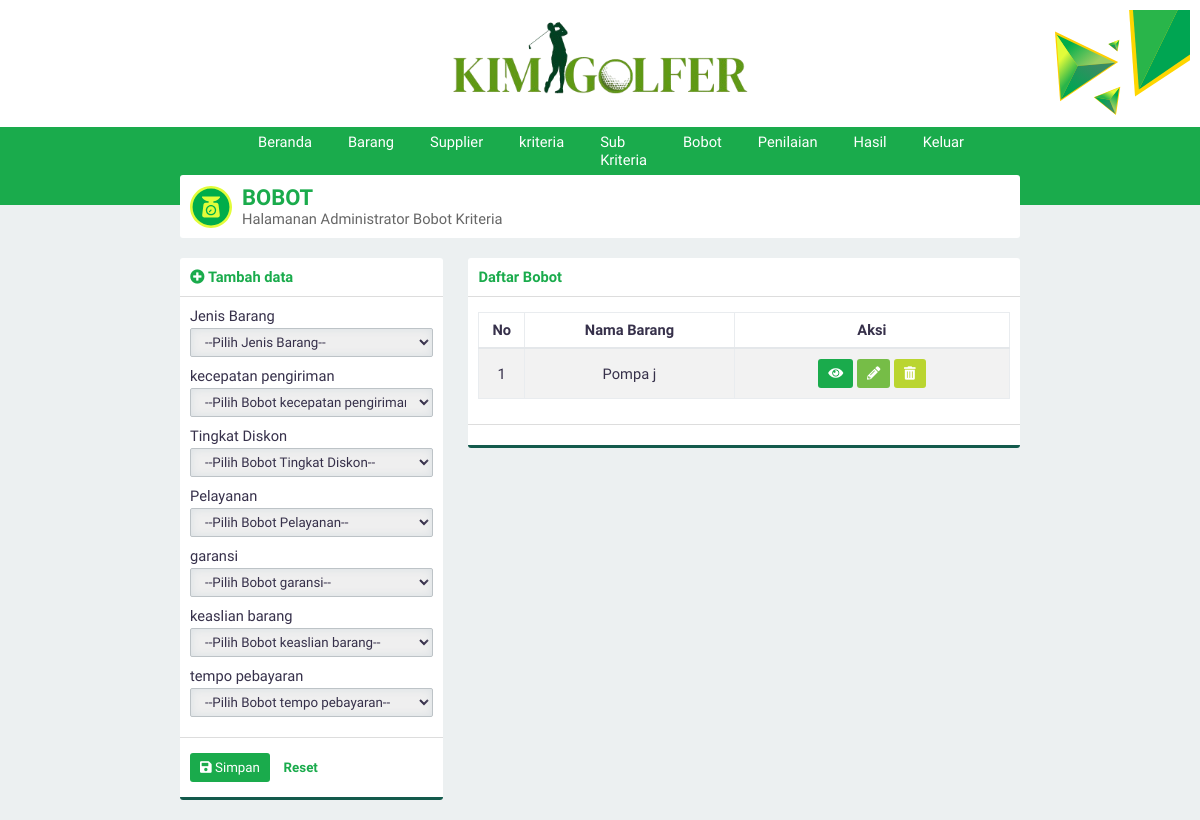
The page /?page=bobot (signed in) on the database its author committed.
### tables this page shows
CREATE TABLE `kriteria` (
  `id_kriteria` int(3) NOT NULL,
  `namaKriteria` varchar(30) NOT NULL,
  `sifat` enum('Benefit','Cost') NOT NULL
);

### page/tambahbobot2.php (the view, shortened to what this page needs)
<div class="panel-top">
    <b class="text-green"><i class="fa fa-plus-circle text-green"></i> Tambah data</b>
</div>
<form id="form" action="./proses/prosestambah.php" method="POST">
    <div class="panel-middle">
        <div class="group-input">
            <label for="barang">Jenis Barang</label>
            <select class="form-custom" required name="barang" id="barang">
                <option selected disabled>--Pilih Jenis Barang--</option>
            </select>
        </div>
        <?php
        $query="SELECT * FROM kriteria";
        $execute=$konek->query($query);
        if ($execute->num_rows > 0){
            while($data=$execute->fetch_array(MYSQLI_ASSOC)){
                echo "<div class=\"group-input\">
                        <label for=\"$data[namaKriteria]\">$data[namaKriteria]</label>
                        <input type='hidden' value=$data[id_kriteria] name='kriteria[]'>
                            <select class=\"form-custom\" required name=\"bobot[]\" id=\"$data[namaKriteria]\">
                            <option selected disabled>--Pilih Bobot $data[namaKriteria]--</option>";
                echo "      </select>
                      </div>
                ";
            }
        }
        ?>
    </div>
    <div class="panel-bottom">
        <button type="submit" id="buttonsimpan" class="btn btn-green"><i class="fa fa-save"></i> Simpan</button>
        <button type="reset" id="buttonreset" class="btn btn-second">Reset</button>
    </div>
</form>

### asset/css/style.css (style rules this page uses)
* { padding: 0; margin: 0; font-family: 'Work Sans', sans-serif; color: #36304A; font-weight: 500; letter-spacing: normal; }
b, h1, h2, h3, h4, h5 { padding: 0; font-weight: 600 !important; margin: 0.83em 0em; }
.text-green { color: #1aab4c !important; }
input, select { border: none; width: 100%; }
.form-custom { padding: 5px 10px; border: solid 1px #BDC3C7; -webkit-border-radius: 2px; -moz-border-radius: 2px; border-radius: 2px; box-sizing: border-box; box-shadow: inset 0 0 8px #d9dfe3; margin: 3px 0 10px 0; }
.btn { border: none; -webkit-padding: 7px 10px; -o-padding: 7px 10px; -moz-padding: 7px 10px; padding: 7px 10px; border-radius: 3px; margin: 5px 0px; display: inline-block; cursor: pointer; font-size: 10pt !important; }
.btn i { color: white !important; }
.btn-green { background-color: #1aab4c; color: white !important; }
.btn-second { background-color: transparent; color: #1aab4c; font-weight: 600; }
.panel-top { padding: 10px; box-sizing: padding-box; border-bottom: solid 1px #dddddd; }
.panel-middle { padding: 10px; box-sizing: padding-box; }
.panel-bottom { padding: 10px; border-bottom: solid 3px #135a4c; border-top: solid 1px #dddddd; }
body { background-color: #ECF0F1; display: flex; width: 100vw; height: 100vh; align-items: center; flex-direction: column; overflow-x: hidden; font-size: 11pt; }

### rows shown on the page
kriteria: namaKriteria "kecepatan pengiriman"
kriteria: namaKriteria "Tingkat Diskon"
kriteria: namaKriteria "Pelayanan"
kriteria: namaKriteria "garansi"
kriteria: namaKriteria "keaslian barang"
kriteria: namaKriteria "tempo pebayaran"

### other values the page prints
$data[namaBarang] "Pompa j"
